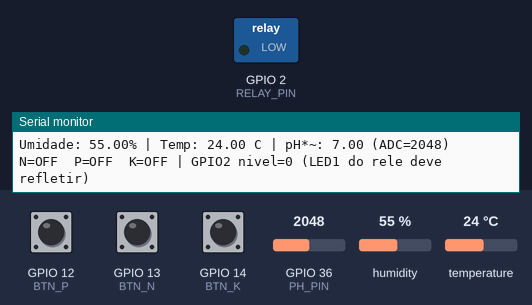
This sketch was run on a simulated ESP32. Parts: switched loads named in the sketch (green lamp = pin HIGH), the last lines printed to the serial monitor. The inputs (shaded band) are chosen by the test bench; at power-on: humidity 55 %, GPIO 12 (BTN_P) HIGH, GPIO 13 (BTN_N) HIGH, GPIO 14 (BTN_K) HIGH, GPIO 36 (PH_PIN) = 2048, temperature 24 °C.

Above: at 2.3 s.
2.4 s: humidity set to 51 %
4.5 s: humidity set to 48 %
At 7.2 s:
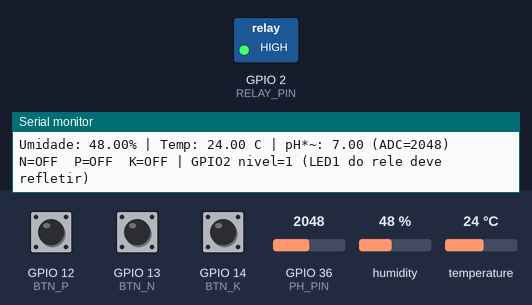
17.4 s: humidity set to 68 %
At 19.4 s:
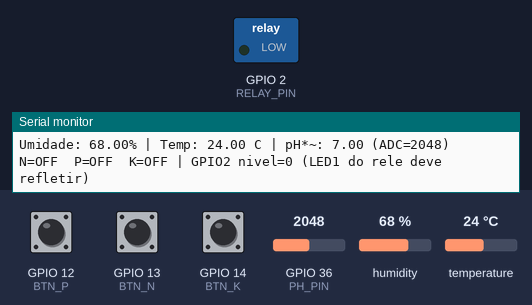
Timing chart, 0 to 20.6 s (numbered marks = the images above; inputs shaded):
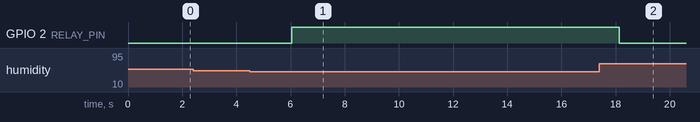

Measured:
- the behaviour switches between 50 and 49 % on humidity (found by bisection; images 0 and 1)
- after the input at 4.5 s, GPIO 2 (RELAY_PIN): LOW → HIGH after 1.5 s
- after the input at 17.4 s, GPIO 2 (RELAY_PIN): HIGH → LOW after 0.73 s

The sketch:

sketch.ino
```cpp
#include <DHT.h>

/* ======= Configuração de pinos conforme seu diagram.json ======= */
#define DHTPIN        15        // DHT22 no GPIO15 (D15)
#define DHTTYPE       DHT22

#define RELAY_PIN      2        // IN do relé no GPIO2 (D2) - Wokwi
// BOTÕES NPK (cada botão tem a outra perna no GND)
#define BTN_N         13        // Nitrogênio  (D13)
#define BTN_P         12        // Fósforo     (D12)
#define BTN_K         14        // Potássio    (D14)

// LDR (pH simulado) ligado na entrada analógica "A0" do Wokwi -> GPIO36 no ESP32
#define PH_PIN        36        // ADC1_CH0

/* ======= Regras de acionamento ======= */
const float LIMIAR_UMIDADE = 50.0;  // abaixo disso, liga irrigação

/* ======= Relé do Wokwi é ATIVO em HIGH ======= */
#define RELAY_ACTIVE   HIGH
#define RELAY_ON()     digitalWrite(RELAY_PIN, RELAY_ACTIVE)
#define RELAY_OFF()    digitalWrite(RELAY_PIN, !RELAY_ACTIVE)

/* ======= Instâncias ======= */
DHT dht(DHTPIN, DHTTYPE);

/* ======= Funções utilitárias ======= */
static inline float mapPhFromAdc(int adc) {
  // Converte 0..4095 (ADC) para faixa de pH 0..14 apenas para exibição didática
  return (adc / 4095.0f) * 14.0f;
}

void setup() {
  Serial.begin(115200);
  dht.begin();

  // Relé
  pinMode(RELAY_PIN, OUTPUT);
  RELAY_OFF();  // começa DESLIGADO

  // Botões com PULLUP interno (porque a outra perna está no GND)
  pinMode(BTN_N, INPUT_PULLUP);
  pinMode(BTN_P, INPUT_PULLUP);
  pinMode(BTN_K, INPUT_PULLUP);

  // ADC do pH (LDR)
  // No ESP32, não precisa pinMode para entrada analógica, mas não custa documentar:
  // pinMode(PH_PIN, INPUT);

  Serial.println("Sistema iniciado. Aguarde leituras...");
}

void loop() {
  // ---- Leituras dos sensores ----
  float h = dht.readHumidity();
  float t = dht.readTemperature();
  if (isnan(h) || isnan(t)) {
    Serial.println("Falha na leitura do DHT22");
    delay(1000);
    return;
  }

  // LDR -> valor ADC
  int adcPh = analogRead(PH_PIN);       // 0..4095
  float ph   = mapPhFromAdc(adcPh);     // 0..14 (didático)

  // Botões (com PULLUP): pressionado = LOW, solto = HIGH
  bool n_on = (digitalRead(BTN_N) == LOW);
  bool p_on = (digitalRead(BTN_P) == LOW);
  bool k_on = (digitalRead(BTN_K) == LOW);

  // ---- Lógica de irrigação (BÁSICA por umidade) ----
  // Ajuste aqui se quiser combinar NPK/pH também.
  if (h < LIMIAR_UMIDADE) {
    RELAY_ON();
    Serial.println("Irrigacao LIGADA (rele ON)");
  } else {
    RELAY_OFF();
    Serial.println("Irrigacao DESLIGADA (rele OFF)");
  }

  // ---- Logs de depuração ----
  Serial.printf("Umidade: %.2f%% | Temp: %.2f C | pH*~: %.2f (ADC=%d)\n", h, t, ph, adcPh);
  Serial.printf("N=%s  P=%s  K=%s | GPIO%d nivel=%d (LED1 do rele deve refletir)\n",
                n_on ? "ON" : "OFF",
                p_on ? "ON" : "OFF",
                k_on ? "ON" : "OFF",
                RELAY_PIN, digitalRead(RELAY_PIN));

  delay(1500);
}
```
